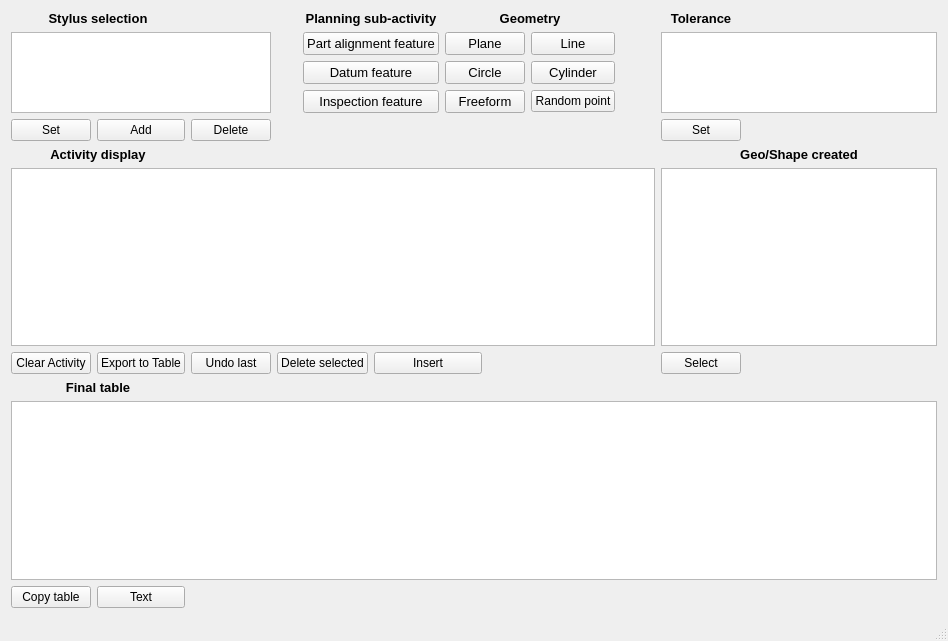
<?xml version="1.0" encoding="UTF-8"?>
<ui version="4.0">
 <class>MainWindow</class>
 <widget class="QMainWindow" name="MainWindow">
  <property name="geometry">
   <rect>
    <x>0</x>
    <y>0</y>
    <width>948</width>
    <height>641</height>
   </rect>
  </property>
  <property name="windowTitle">
   <string>MainWindow</string>
  </property>
  <widget class="QWidget" name="centralWidget">
   <layout class="QGridLayout" name="gridLayout">
    <item row="2" column="9" colspan="2">
     <spacer name="horizontalSpacer">
      <property name="orientation">
       <enum>Qt::Horizontal</enum>
      </property>
      <property name="sizeHint" stdset="0">
       <size>
        <width>40</width>
        <height>20</height>
       </size>
      </property>
     </spacer>
    </item>
    <item row="4" column="2">
     <widget class="QPushButton" name="del_stylus_btn">
      <property name="text">
       <string>Delete</string>
      </property>
     </widget>
    </item>
    <item row="6" column="11" colspan="2">
     <widget class="QTableView" name="tableView2"/>
    </item>
    <item row="2" column="6" colspan="2">
     <widget class="QPushButton" name="circle_btn">
      <property name="font">
       <font>
        <pointsize>10</pointsize>
       </font>
      </property>
      <property name="text">
       <string>Circle</string>
      </property>
     </widget>
    </item>
    <item row="2" column="8">
     <widget class="QPushButton" name="cylinder_btn">
      <property name="font">
       <font>
        <pointsize>10</pointsize>
       </font>
      </property>
      <property name="text">
       <string>Cylinder</string>
      </property>
     </widget>
    </item>
    <item row="4" column="1">
     <widget class="QPushButton" name="add_stylus_btn">
      <property name="text">
       <string>Add</string>
      </property>
     </widget>
    </item>
    <item row="3" column="8">
     <widget class="QPushButton" name="rand_point">
      <property name="text">
       <string>Random point</string>
      </property>
     </widget>
    </item>
    <item row="0" column="0" colspan="2">
     <widget class="QLabel" name="tool_lbl">
      <property name="font">
       <font>
        <pointsize>7</pointsize>
        <weight>75</weight>
        <bold>true</bold>
       </font>
      </property>
      <property name="text">
       <string>&lt;html&gt;&lt;head/&gt;&lt;body&gt;&lt;p align=&quot;center&quot;&gt;&lt;span style=&quot; font-size:10pt;&quot;&gt;Stylus selection&lt;/span&gt;&lt;/p&gt;&lt;/body&gt;&lt;/html&gt;</string>
      </property>
     </widget>
    </item>
    <item row="1" column="4" colspan="2">
     <widget class="QPushButton" name="paf_btn">
      <property name="font">
       <font>
        <pointsize>10</pointsize>
       </font>
      </property>
      <property name="text">
       <string>Part alignment feature</string>
      </property>
     </widget>
    </item>
    <item row="4" column="0">
     <widget class="QPushButton" name="set_stylus_btn">
      <property name="text">
       <string>Set</string>
      </property>
     </widget>
    </item>
    <item row="5" column="11" colspan="2">
     <widget class="QLabel" name="feat_lbl">
      <property name="font">
       <font>
        <pointsize>7</pointsize>
        <weight>75</weight>
        <bold>true</bold>
       </font>
      </property>
      <property name="text">
       <string>&lt;html&gt;&lt;head/&gt;&lt;body&gt;&lt;p align=&quot;center&quot;&gt;&lt;span style=&quot; font-size:10pt;&quot;&gt;Geo/Shape created&lt;/span&gt;&lt;/p&gt;&lt;/body&gt;&lt;/html&gt;</string>
      </property>
     </widget>
    </item>
    <item row="2" column="4" colspan="2">
     <widget class="QPushButton" name="df_btn">
      <property name="font">
       <font>
        <pointsize>10</pointsize>
       </font>
      </property>
      <property name="text">
       <string>Datum feature</string>
      </property>
     </widget>
    </item>
    <item row="5" column="0" colspan="2">
     <widget class="QLabel" name="tol_lbl_2">
      <property name="font">
       <font>
        <pointsize>7</pointsize>
        <weight>75</weight>
        <bold>true</bold>
       </font>
      </property>
      <property name="text">
       <string>&lt;html&gt;&lt;head/&gt;&lt;body&gt;&lt;p align=&quot;center&quot;&gt;&lt;span style=&quot; font-size:10pt;&quot;&gt;Activity display&lt;/span&gt;&lt;/p&gt;&lt;/body&gt;&lt;/html&gt;</string>
      </property>
     </widget>
    </item>
    <item row="1" column="6" colspan="2">
     <widget class="QPushButton" name="plane_btn">
      <property name="font">
       <font>
        <pointsize>10</pointsize>
       </font>
      </property>
      <property name="text">
       <string>Plane</string>
      </property>
     </widget>
    </item>
    <item row="3" column="6" colspan="2">
     <widget class="QPushButton" name="freeform_btn">
      <property name="font">
       <font>
        <pointsize>10</pointsize>
       </font>
      </property>
      <property name="text">
       <string>Freeform</string>
      </property>
     </widget>
    </item>
    <item row="0" column="4" colspan="2">
     <widget class="QLabel" name="planning_lbl">
      <property name="font">
       <font>
        <pointsize>7</pointsize>
        <weight>75</weight>
        <bold>true</bold>
       </font>
      </property>
      <property name="text">
       <string>&lt;html&gt;&lt;head/&gt;&lt;body&gt;&lt;p align=&quot;center&quot;&gt;&lt;span style=&quot; font-size:10pt;&quot;&gt;Planning sub-activity&lt;/span&gt;&lt;/p&gt;&lt;/body&gt;&lt;/html&gt;</string>
      </property>
     </widget>
    </item>
    <item row="1" column="8">
     <widget class="QPushButton" name="line_btn">
      <property name="font">
       <font>
        <pointsize>10</pointsize>
       </font>
      </property>
      <property name="text">
       <string>Line</string>
      </property>
     </widget>
    </item>
    <item row="1" column="0" rowspan="3" colspan="3">
     <widget class="QListView" name="listView"/>
    </item>
    <item row="7" column="3" colspan="2">
     <widget class="QPushButton" name="del_btn">
      <property name="text">
       <string>Delete selected</string>
      </property>
     </widget>
    </item>
    <item row="7" column="12">
     <spacer name="horizontalSpacer_4">
      <property name="orientation">
       <enum>Qt::Horizontal</enum>
      </property>
      <property name="sizeHint" stdset="0">
       <size>
        <width>193</width>
        <height>20</height>
       </size>
      </property>
     </spacer>
    </item>
    <item row="7" column="5" colspan="2">
     <widget class="QPushButton" name="ins_btn">
      <property name="text">
       <string>Insert</string>
      </property>
     </widget>
    </item>
    <item row="7" column="11">
     <widget class="QPushButton" name="set_geo_btn">
      <property name="text">
       <string>Select</string>
      </property>
     </widget>
    </item>
    <item row="7" column="2">
     <widget class="QPushButton" name="undo_btn">
      <property name="text">
       <string>Undo last</string>
      </property>
     </widget>
    </item>
    <item row="7" column="0">
     <widget class="QPushButton" name="clear_btn">
      <property name="text">
       <string>Clear Activity</string>
      </property>
     </widget>
    </item>
    <item row="3" column="4" colspan="2">
     <widget class="QPushButton" name="if_btn">
      <property name="font">
       <font>
        <pointsize>10</pointsize>
       </font>
      </property>
      <property name="text">
       <string>Inspection feature</string>
      </property>
     </widget>
    </item>
    <item row="0" column="11">
     <widget class="QLabel" name="tol_lbl">
      <property name="font">
       <font>
        <pointsize>7</pointsize>
        <weight>75</weight>
        <bold>true</bold>
       </font>
      </property>
      <property name="text">
       <string>&lt;html&gt;&lt;head/&gt;&lt;body&gt;&lt;p align=&quot;center&quot;&gt;&lt;span style=&quot; font-size:10pt;&quot;&gt;Tolerance&lt;/span&gt;&lt;/p&gt;&lt;/body&gt;&lt;/html&gt;</string>
      </property>
     </widget>
    </item>
    <item row="7" column="1">
     <widget class="QPushButton" name="exp_to_tab">
      <property name="text">
       <string>Export to Table</string>
      </property>
     </widget>
    </item>
    <item row="1" column="11" rowspan="3" colspan="2">
     <widget class="QListWidget" name="tolList"/>
    </item>
    <item row="0" column="6" colspan="3">
     <widget class="QLabel" name="geo_lbl">
      <property name="font">
       <font>
        <pointsize>7</pointsize>
        <weight>75</weight>
        <bold>true</bold>
       </font>
      </property>
      <property name="text">
       <string>&lt;html&gt;&lt;head/&gt;&lt;body&gt;&lt;p align=&quot;center&quot;&gt;&lt;span style=&quot; font-size:10pt;&quot;&gt;Geometry&lt;/span&gt;&lt;/p&gt;&lt;/body&gt;&lt;/html&gt;</string>
      </property>
     </widget>
    </item>
    <item row="4" column="11">
     <widget class="QPushButton" name="tol_accept_btn">
      <property name="text">
       <string>Set</string>
      </property>
     </widget>
    </item>
    <item row="7" column="7" colspan="4">
     <spacer name="horizontalSpacer_3">
      <property name="orientation">
       <enum>Qt::Horizontal</enum>
      </property>
      <property name="sizeHint" stdset="0">
       <size>
        <width>118</width>
        <height>20</height>
       </size>
      </property>
     </spacer>
    </item>
    <item row="6" column="0" colspan="11">
     <widget class="QTableView" name="tableView"/>
    </item>
    <item row="9" column="0" colspan="13">
     <widget class="QTableWidget" name="tbl"/>
    </item>
    <item row="8" column="0" colspan="2">
     <widget class="QLabel" name="label">
      <property name="text">
       <string>&lt;html&gt;&lt;head/&gt;&lt;body&gt;&lt;p align=&quot;center&quot;&gt;&lt;span style=&quot; font-size:10pt; font-weight:600;&quot;&gt;Final table&lt;/span&gt;&lt;/p&gt;&lt;/body&gt;&lt;/html&gt;</string>
      </property>
     </widget>
    </item>
    <item row="10" column="0">
     <widget class="QPushButton" name="copy_btn">
      <property name="text">
       <string>Copy table</string>
      </property>
     </widget>
    </item>
    <item row="10" column="1">
     <widget class="QPushButton" name="text_btn">
      <property name="text">
       <string>Text</string>
      </property>
     </widget>
    </item>
   </layout>
  </widget>
  <widget class="QStatusBar" name="statusBar"/>
 </widget>
 <layoutdefault spacing="6" margin="11"/>
 <resources/>
 <connections/>
</ui>
